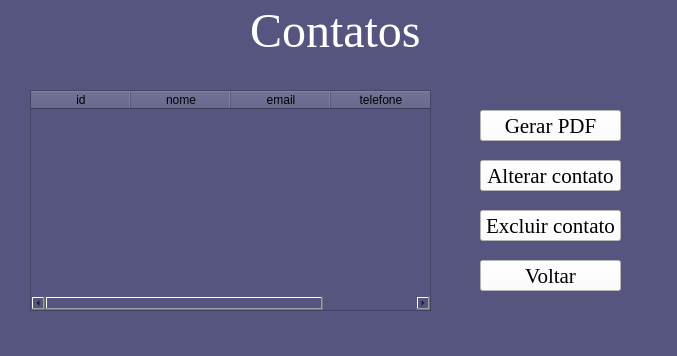
<?xml version="1.0" encoding="UTF-8"?>
<ui version="4.0">
 <class>MainWindow</class>
 <widget class="QMainWindow" name="MainWindow">
   <property name="geometry">
    <rect>
     <x>0</x>
     <y>0</y>
     <width>677</width>
     <height>356</height>
    </rect>
   </property>
   <property name="windowTitle">
    <string>MainWindow</string>
   </property>
   <property name="styleSheet">
    <string notr="true">background-color:rgb(85, 85, 127);</string>
   </property>
  <widget class="QWidget" name="centralwidget">
   <widget class="QLabel" name="label_6">
    <property name="geometry">
     <rect>
      <x>250</x>
      <y>-10</y>
      <width>171</width>
      <height>81</height>
     </rect>
    </property>
    <property name="font">
     <font>
      <family>Times New Roman</family>
      <pointsize>36</pointsize>
      <weight>50</weight>
      <bold>false</bold>
     </font>
    </property>
    <property name="styleSheet">
     <string notr="true">color:rgb(255, 255, 255)</string>
    </property>
    <property name="text">
     <string>Contatos</string>
    </property>
   </widget>
   <widget class="QPushButton" name="btn_gerar_pdf">
    <property name="geometry">
     <rect>
      <x>480</x>
      <y>110</y>
      <width>141</width>
      <height>31</height>
     </rect>
    </property>
    <property name="font">
     <font>
      <family>Times New Roman</family>
      <pointsize>16</pointsize>
     </font>
    </property>
    <property name="styleSheet">
     <string notr="true">background-color: rgb(255, 255, 255);</string>
    </property>
    <property name="text">
     <string>Gerar PDF</string>
    </property>
   </widget>
   <widget class="QPushButton" name="btn_alterar_contato">
    <property name="geometry">
     <rect>
      <x>480</x>
      <y>160</y>
      <width>141</width>
      <height>31</height>
     </rect>
    </property>
    <property name="font">
     <font>
      <family>Times New Roman</family>
      <pointsize>16</pointsize>
     </font>
    </property>
    <property name="styleSheet">
     <string notr="true">background-color: rgb(255, 255, 255);</string>
    </property>
    <property name="text">
     <string>Alterar contato</string>
    </property>
   </widget>
   <widget class="QPushButton" name="btn_excluir_contato">
    <property name="geometry">
     <rect>
      <x>480</x>
      <y>210</y>
      <width>141</width>
      <height>31</height>
     </rect>
    </property>
    <property name="font">
     <font>
      <family>Times New Roman</family>
      <pointsize>16</pointsize>
     </font>
    </property>
    <property name="styleSheet">
     <string notr="true">background-color: rgb(255, 255, 255);</string>
    </property>
    <property name="text">
     <string>Excluir contato</string>
    </property>
   </widget>
   <widget class="QPushButton" name="btn_voltar">
    <property name="geometry">
     <rect>
      <x>480</x>
      <y>260</y>
      <width>141</width>
      <height>31</height>
     </rect>
    </property>
    <property name="font">
     <font>
      <family>Times New Roman</family>
      <pointsize>16</pointsize>
     </font>
    </property>
    <property name="styleSheet">
     <string notr="true">background-color: rgb(255, 255, 255);</string>
    </property>
    <property name="text">
     <string>Voltar</string>
    </property>
   </widget>
   <widget class="QTableWidget" name="tabelaContatos">
    <property name="geometry">
     <rect>
      <x>30</x>
      <y>90</y>
      <width>401</width>
      <height>221</height>
     </rect>
    </property>
    <column>
     <property name="text">
      <string>id</string>
     </property>
    </column>
    <column>
     <property name="text">
      <string>nome</string>
     </property>
    </column>
    <column>
     <property name="text">
      <string>email</string>
     </property>
    </column>
    <column>
     <property name="text">
      <string>telefone</string>
     </property>
    </column>
   </widget>
  </widget>
  <widget class="QMenuBar" name="menubar">
   <property name="geometry">
    <rect>
     <x>0</x>
     <y>0</y>
     <width>677</width>
     <height>21</height>
    </rect>
   </property>
  </widget>
  <widget class="QStatusBar" name="statusbar"/>
 </widget>
 <resources/>
 <connections/>
</ui>
